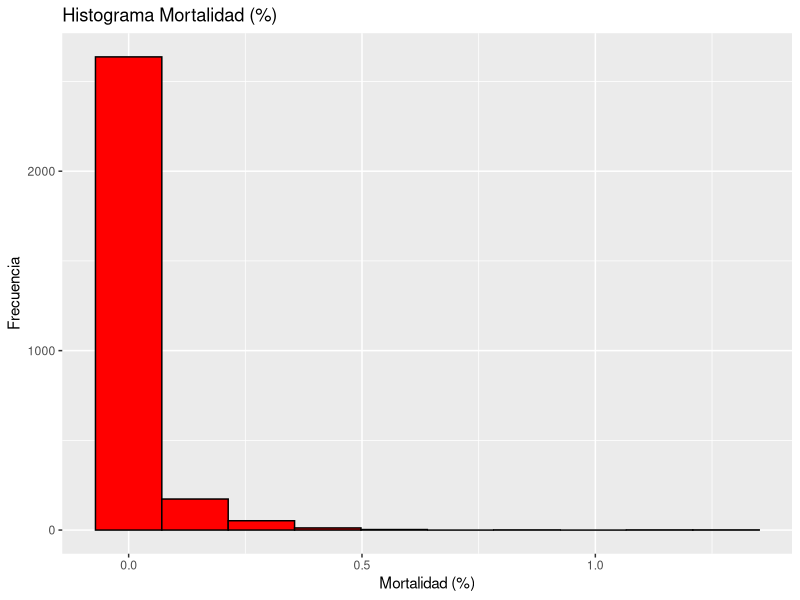
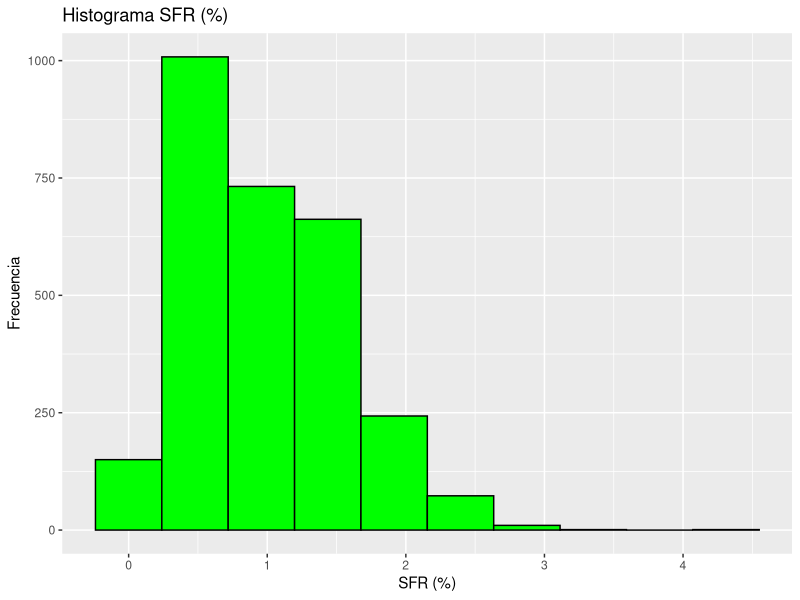
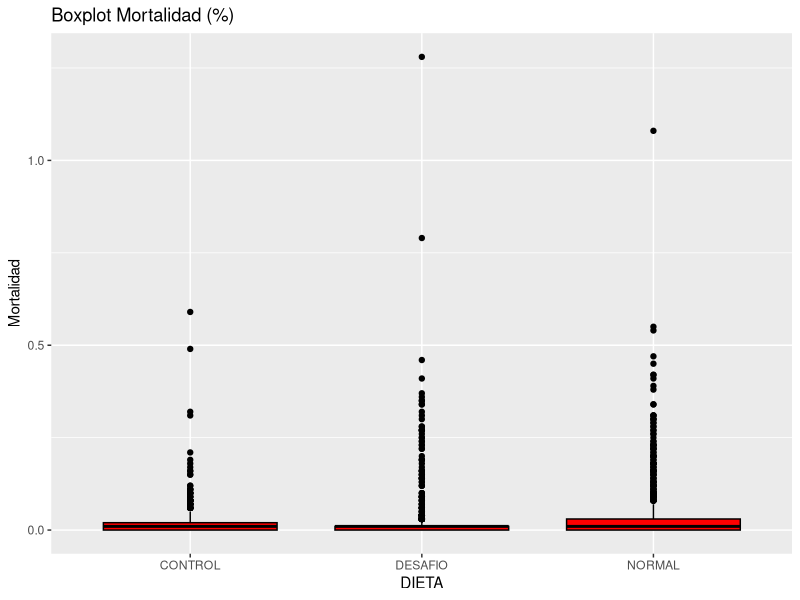
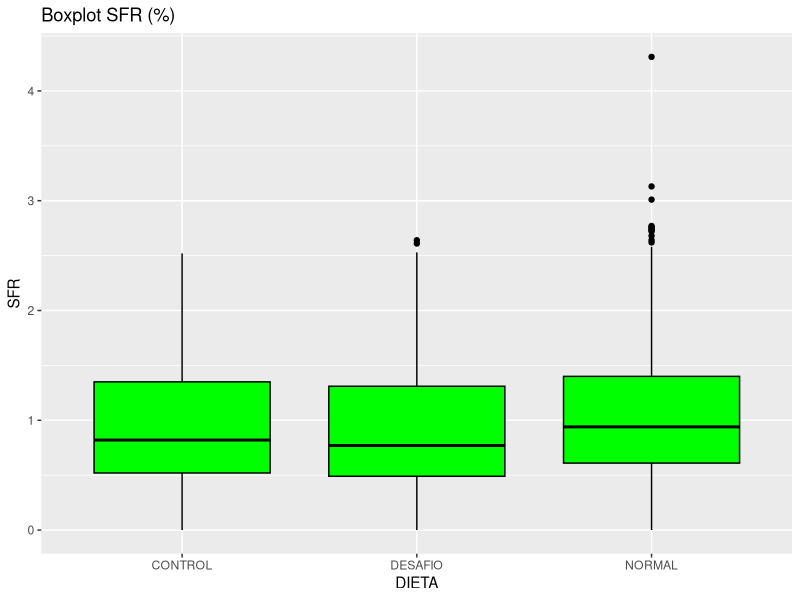

Recreate these plots in R, in order.
## ---- chunk 1
knitr::opts_chunk$set(echo = TRUE)

library(readxl)
library(ggplot2)
## ---- chunk 2
Trabajo_personal_R <- read_excel("Trabajo personal R.xlsx")

ggplot(Trabajo_personal_R, aes(MO))+
geom_histogram(color="black", fill="red", bins = 10)+
labs(title="Histograma Mortalidad (%)", x="Mortalidad (%)",
y="Frecuencia") + theme_gray()

## ---- chunk 3

ggplot(Trabajo_personal_R, aes(SFR))+
geom_histogram(color="black", fill="green", bins = 10)+
labs(title="Histograma SFR (%)", x="SFR (%)",
y="Frecuencia") + theme_gray()

## ---- chunk 4

ggplot(Trabajo_personal_R, aes(x=DIETA, y=MO))+
geom_boxplot(color="black", fill="red", bins = 10)+
labs(title="Boxplot Mortalidad (%)", x="DIETA", y="Mortalidad") + theme_gray()

## ---- chunk 5
ggplot(Trabajo_personal_R, aes(x=DIETA, y=SFR))+
geom_boxplot(color="black", fill="green", bins = 10)+
labs(title="Boxplot SFR (%)", x="DIETA", y="SFR") + theme_gray()

